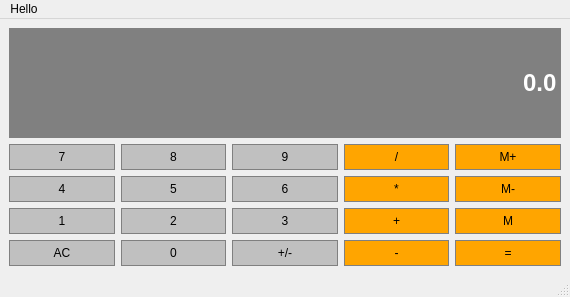
<?xml version="1.0" encoding="UTF-8"?>
<ui version="4.0">
 <class>Calculator</class>
 <widget class="QMainWindow" name="Calculator">
  <property name="geometry">
   <rect>
    <x>0</x>
    <y>0</y>
    <width>570</width>
    <height>297</height>
   </rect>
  </property>
  <property name="sizePolicy">
   <sizepolicy hsizetype="Expanding" vsizetype="Expanding">
    <horstretch>0</horstretch>
    <verstretch>0</verstretch>
   </sizepolicy>
  </property>
  <property name="windowTitle">
   <string>Calculator</string>
  </property>
  <widget class="QWidget" name="centralwidget">
   <layout class="QGridLayout" name="gridLayout">
    <item row="3" column="0">
     <widget class="QPushButton" name="Button4">
      <property name="styleSheet">
       <string notr="true">QPushButton {
     background-color: #C0C0C0; border: 1px solid gray;
	border-radius: 0px;
	padding: 5px;
}
QPushButton:pressed {
    background-color: #A9A9A9; border: 1px solid gray;
	border-radius: 0px;
	padding: 5px;
}</string>
      </property>
      <property name="text">
       <string>4</string>
      </property>
     </widget>
    </item>
    <item row="4" column="3">
     <widget class="QPushButton" name="Add">
      <property name="styleSheet">
       <string notr="true">QPushButton {
     background-color: #ffa500; border: 1px solid gray;
	border-radius: 0px;
	padding: 5px;
}
QPushButton:pressed {
    background-color: #A9A9A9; border: 1px solid gray;
	border-radius: 0px;
	padding: 5px;
}</string>
      </property>
      <property name="text">
       <string>+</string>
      </property>
     </widget>
    </item>
    <item row="3" column="4">
     <widget class="QPushButton" name="MemSub">
      <property name="styleSheet">
       <string notr="true">QPushButton {
     background-color: #ffa500; border: 1px solid gray;
	border-radius: 0px;
	padding: 5px;
}
QPushButton:pressed {
    background-color: #A9A9A9; border: 1px solid gray;
	border-radius: 0px;
	padding: 5px;
}</string>
      </property>
      <property name="text">
       <string>M-</string>
      </property>
     </widget>
    </item>
    <item row="5" column="0">
     <widget class="QPushButton" name="Clear">
      <property name="styleSheet">
       <string notr="true">QPushButton {
     background-color: #C0C0C0; border: 1px solid gray;
	border-radius: 0px;
	padding: 5px;
}
QPushButton:pressed {
    background-color: #A9A9A9; border: 1px solid gray;
	border-radius: 0px;
	padding: 5px;
}</string>
      </property>
      <property name="text">
       <string>AC</string>
      </property>
     </widget>
    </item>
    <item row="2" column="4">
     <widget class="QPushButton" name="MemAdd">
      <property name="styleSheet">
       <string notr="true">QPushButton {
     background-color: #ffa500; border: 1px solid gray;
	border-radius: 0px;
	padding: 5px;
}
QPushButton:pressed {
    background-color: #A9A9A9; border: 1px solid gray;
	border-radius: 0px;
	padding: 5px;
}</string>
      </property>
      <property name="text">
       <string>M+</string>
      </property>
     </widget>
    </item>
    <item row="2" column="0">
     <widget class="QPushButton" name="Button7">
      <property name="styleSheet">
       <string notr="true">QPushButton {
     background-color: #C0C0C0; border: 1px solid gray;
	border-radius: 0px;
	padding: 5px;
}
QPushButton:pressed {
    background-color: #A9A9A9; border: 1px solid gray;
	border-radius: 0px;
	padding: 5px;
}</string>
      </property>
      <property name="text">
       <string>7</string>
      </property>
     </widget>
    </item>
    <item row="2" column="3">
     <widget class="QPushButton" name="Divide">
      <property name="styleSheet">
       <string notr="true">QPushButton {
     background-color: #ffa500; border: 1px solid gray;
	border-radius: 0px;
	padding: 5px;
}
QPushButton:pressed {
    background-color: #A9A9A9; border: 1px solid gray;
	border-radius: 0px;
	padding: 5px;
}</string>
      </property>
      <property name="text">
       <string>/</string>
      </property>
     </widget>
    </item>
    <item row="5" column="3">
     <widget class="QPushButton" name="Subtract">
      <property name="styleSheet">
       <string notr="true">QPushButton {
     background-color: #ffa500; border: 1px solid gray;
	border-radius: 0px;
	padding: 5px;
}
QPushButton:pressed {
    background-color: #A9A9A9; border: 1px solid gray;
	border-radius: 0px;
	padding: 5px;
}</string>
      </property>
      <property name="text">
       <string>-</string>
      </property>
     </widget>
    </item>
    <item row="3" column="2">
     <widget class="QPushButton" name="Button6">
      <property name="styleSheet">
       <string notr="true">QPushButton {
     background-color: #C0C0C0; border: 1px solid gray;
	border-radius: 0px;
	padding: 5px;
}
QPushButton:pressed {
    background-color: #A9A9A9; border: 1px solid gray;
	border-radius: 0px;
	padding: 5px;
}</string>
      </property>
      <property name="text">
       <string>6</string>
      </property>
     </widget>
    </item>
    <item row="4" column="1">
     <widget class="QPushButton" name="Button2">
      <property name="styleSheet">
       <string notr="true">QPushButton {
     background-color: #C0C0C0; border: 1px solid gray;
	border-radius: 0px;
	padding: 5px;
}
QPushButton:pressed {
    background-color: #A9A9A9; border: 1px solid gray;
	border-radius: 0px;
	padding: 5px;
}</string>
      </property>
      <property name="text">
       <string>2</string>
      </property>
     </widget>
    </item>
    <item row="5" column="2">
     <widget class="QPushButton" name="ChangeSign">
      <property name="styleSheet">
       <string notr="true">QPushButton {
     background-color: #C0C0C0; border: 1px solid gray;
	border-radius: 0px;
	padding: 5px;
}
QPushButton:pressed {
    background-color: #A9A9A9; border: 1px solid gray;
	border-radius: 0px;
	padding: 5px;
}</string>
      </property>
      <property name="text">
       <string>+/-</string>
      </property>
     </widget>
    </item>
    <item row="5" column="4">
     <widget class="QPushButton" name="Equals">
      <property name="styleSheet">
       <string notr="true">QPushButton {
     background-color: #ffa500; border: 1px solid gray;
	border-radius: 0px;
	padding: 5px;
}
QPushButton:pressed {
    background-color: #A9A9A9; border: 1px solid gray;
	border-radius: 0px;
	padding: 5px;
}</string>
      </property>
      <property name="text">
       <string>=</string>
      </property>
     </widget>
    </item>
    <item row="3" column="3">
     <widget class="QPushButton" name="Multiply">
      <property name="styleSheet">
       <string notr="true">QPushButton {
     background-color: #ffa500; border: 1px solid gray;
	border-radius: 0px;
	padding: 5px;
}
QPushButton:pressed {
    background-color: #A9A9A9; border: 1px solid gray;
	border-radius: 0px;
	padding: 5px;
}</string>
      </property>
      <property name="text">
       <string>*</string>
      </property>
     </widget>
    </item>
    <item row="5" column="1">
     <widget class="QPushButton" name="Button0">
      <property name="styleSheet">
       <string notr="true">QPushButton {
     background-color: #C0C0C0; border: 1px solid gray;
	border-radius: 0px;
	padding: 5px;
}
QPushButton:pressed {
    background-color: #A9A9A9; border: 1px solid gray;
	border-radius: 0px;
	padding: 5px;
}</string>
      </property>
      <property name="text">
       <string>0</string>
      </property>
     </widget>
    </item>
    <item row="4" column="2">
     <widget class="QPushButton" name="Button3">
      <property name="styleSheet">
       <string notr="true">QPushButton {
     background-color: #C0C0C0; border: 1px solid gray;
	border-radius: 0px;
	padding: 5px;
}
QPushButton:pressed {
    background-color: #A9A9A9; border: 1px solid gray;
	border-radius: 0px;
	padding: 5px;
}</string>
      </property>
      <property name="text">
       <string>3</string>
      </property>
     </widget>
    </item>
    <item row="3" column="1">
     <widget class="QPushButton" name="Button5">
      <property name="styleSheet">
       <string notr="true">QPushButton {
     background-color: #C0C0C0; border: 1px solid gray;
	border-radius: 0px;
	padding: 5px;
}
QPushButton:pressed {
    background-color: #A9A9A9; border: 1px solid gray;
	border-radius: 0px;
	padding: 5px;
}</string>
      </property>
      <property name="text">
       <string>5</string>
      </property>
     </widget>
    </item>
    <item row="2" column="2">
     <widget class="QPushButton" name="Button9">
      <property name="styleSheet">
       <string notr="true">QPushButton {
     background-color: #C0C0C0; border: 1px solid gray;
	border-radius: 0px;
	padding: 5px;
}
QPushButton:pressed {
    background-color: #A9A9A9; border: 1px solid gray;
	border-radius: 0px;
	padding: 5px;
}</string>
      </property>
      <property name="text">
       <string>9</string>
      </property>
     </widget>
    </item>
    <item row="2" column="1">
     <widget class="QPushButton" name="Button8">
      <property name="styleSheet">
       <string notr="true">QPushButton {
     background-color: #C0C0C0; border: 1px solid gray;
	border-radius: 0px;
	padding: 5px;
}
QPushButton:pressed {
    background-color: #A9A9A9; border: 1px solid gray;
	border-radius: 0px;
	padding: 5px;
}</string>
      </property>
      <property name="text">
       <string>8</string>
      </property>
     </widget>
    </item>
    <item row="4" column="0">
     <widget class="QPushButton" name="Button1">
      <property name="styleSheet">
       <string notr="true">QPushButton {
     background-color: #C0C0C0; border: 1px solid gray;
	border-radius: 0px;
	padding: 5px;
}
QPushButton:pressed {
    background-color: #A9A9A9; border: 1px solid gray;
	border-radius: 0px;
	padding: 5px;
}</string>
      </property>
      <property name="text">
       <string>1</string>
      </property>
     </widget>
    </item>
    <item row="4" column="4">
     <widget class="QPushButton" name="MemGet">
      <property name="styleSheet">
       <string notr="true">QPushButton {
     background-color: #ffa500; border: 1px solid gray;
	border-radius: 0px;
	padding: 5px;
}
QPushButton:pressed {
    background-color: #A9A9A9; border: 1px solid gray;
	border-radius: 0px;
	padding: 5px;
}</string>
      </property>
      <property name="text">
       <string>M</string>
      </property>
     </widget>
    </item>
    <item row="1" column="0" colspan="5">
     <widget class="QLineEdit" name="Display">
      <property name="sizePolicy">
       <sizepolicy hsizetype="Preferred" vsizetype="Expanding">
        <horstretch>0</horstretch>
        <verstretch>0</verstretch>
       </sizepolicy>
      </property>
      <property name="font">
       <font>
        <family>Arial</family>
        <pointsize>18</pointsize>
        <bold>true</bold>
       </font>
      </property>
      <property name="styleSheet">
       <string notr="true">QLineEdit {
	background-color: gray;
	border: 1px solid gray;
	color: #ffffff;
}</string>
      </property>
      <property name="text">
       <string>0.0</string>
      </property>
      <property name="alignment">
       <set>Qt::AlignRight|Qt::AlignTrailing|Qt::AlignVCenter</set>
      </property>
     </widget>
    </item>
   </layout>
  </widget>
  <widget class="QMenuBar" name="menubar">
   <property name="geometry">
    <rect>
     <x>0</x>
     <y>0</y>
     <width>570</width>
     <height>24</height>
    </rect>
   </property>
   <widget class="QMenu" name="menuHello">
    <property name="title">
     <string>Hello</string>
    </property>
   </widget>
   <addaction name="menuHello"/>
  </widget>
  <widget class="QStatusBar" name="statusbar"/>
 </widget>
 <resources/>
 <connections/>
</ui>
